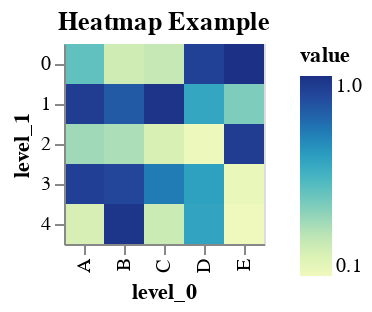

The notebook cell saved with this chart:
### Markdown cell above
### altair

### Code cell
# Data
df = pd.DataFrame(data, columns=['A', 'B', 'C', 'D', 'E'])

# Create the plot
chart = alt.Chart(df.unstack().reset_index(name='value')).mark_rect().encode(
    x='level_0:O',
    y='level_1:O',
    fill='value:Q'
).properties(
    title='Heatmap Example'
)

# Display the plot
chart

### Figure 1 — Vega-Lite specification as saved in the notebook (floating-point values rounded to 4 significant figures)
{"config": {"view": {"continuousWidth": 300, "continuousHeight": 300}}, "data": {"name": "data-8098d3a8ed37c7595de42664c26beb6a"}, "mark": {"type": "rect"}, "encoding": {"fill": {"field": "value", "type": "quantitative"}, "x": {"field": "level_0", "type": "ordinal"}, "y": {"field": "level_1", "type": "ordinal"}}, "title": "Heatmap Example", "$schema": "https://vega.github.io/schema/vega-lite/v5.8.0.json", "datasets": {"data-8098d3a8ed37c7595de42664c26beb6a": [{"level_0": "A", "level_1": 0, "value": 0.4903}, {"level_0": "A", "level_1": 1, "value": 0.9429}, {"level_0": "A", "level_1": 2, "value": 0.3567}, {"level_0": "A", "level_1": 3, "value": 0.9353}, {"level_0": "A", "level_1": 4, "value": 0.2183}, {"level_0": "B", "level_1": 0, "value": 0.2435}, {"level_0": "B", "level_1": 1, "value": 0.8458}, {"level_0": "B", "level_1": 2, "value": 0.3286}, {"level_0": "B", "level_1": 3, "value": 0.9075}, {"level_0": "B", "level_1": 4, "value": 0.973}, {"level_0": "C", "level_1": 0, "value": 0.2701}, {"level_0": "C", "level_1": 1, "value": 0.9794}, {"level_0": "C", "level_1": 2, "value": 0.2158}, {"level_0": "C", "level_1": 3, "value": 0.7493}, {"level_0": "C", "level_1": 4, "value": 0.2517}, {"level_0": "D", "level_1": 0, "value": 0.9287}, {"level_0": "D", "level_1": 1, "value": 0.6111}, {"level_0": "D", "level_1": 2, "value": 0.1295}, {"level_0": "D", "level_1": 3, "value": 0.6347}, {"level_0": "D", "level_1": 4, "value": 0.6219}, {"level_0": "E", "level_1": 0, "value": 0.9925}, {"level_0": "E", "level_1": 1, "value": 0.428}, {"level_0": "E", "level_1": 2, "value": 0.9443}, {"level_0": "E", "level_1": 3, "value": 0.1457}, {"level_0": "E", "level_1": 4, "value": 0.1185}]}}
